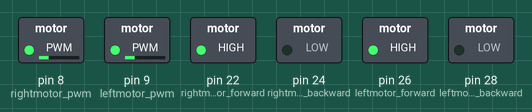
Recording of a sketch running on a simulated Arduino Mega 2560, built with avr-gcc and run on an emulated ATmega2560. On the bench: switched loads named in the sketch (green lamp = pin HIGH).

Above: at 0.1 s.
Timing chart, 0 to 1.6 s (numbered marks = the images above):
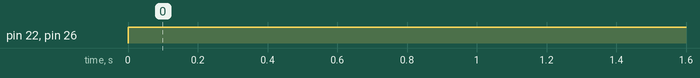

The sketch:

Motor_testing.ino
```cpp
#define leftmotor_pwm 9
#define rightmotor_pwm 8
#define leftmotor_forward 26
#define rightmotor_forward 22
#define leftmotor_backward 28
#define rightmotor_backward 24

const int speed = 60;

void setup() {
  // put your setup code here, to run once:
  pinMode(leftmotor_pwm, OUTPUT);
  pinMode(leftmotor_forward, OUTPUT);
  pinMode(leftmotor_backward, OUTPUT);
  pinMode(rightmotor_pwm, OUTPUT);
  pinMode(rightmotor_forward, OUTPUT);
  pinMode(rightmotor_backward, OUTPUT);

  analogWrite(leftmotor_pwm, speed);
  analogWrite(rightmotor_pwm, speed);
}

void loop() {
  // put your main code here, to run repeatedly:
  digitalWrite(leftmotor_forward, HIGH);
  digitalWrite(leftmotor_backward, LOW);
  digitalWrite(rightmotor_forward, HIGH);
  digitalWrite(rightmotor_backward, LOW);
}
```

Measured:
- by itself, pin 22 (rightmotor_forward), pin 26 (leftmotor_forward): LOW → HIGH at 0.00 s
